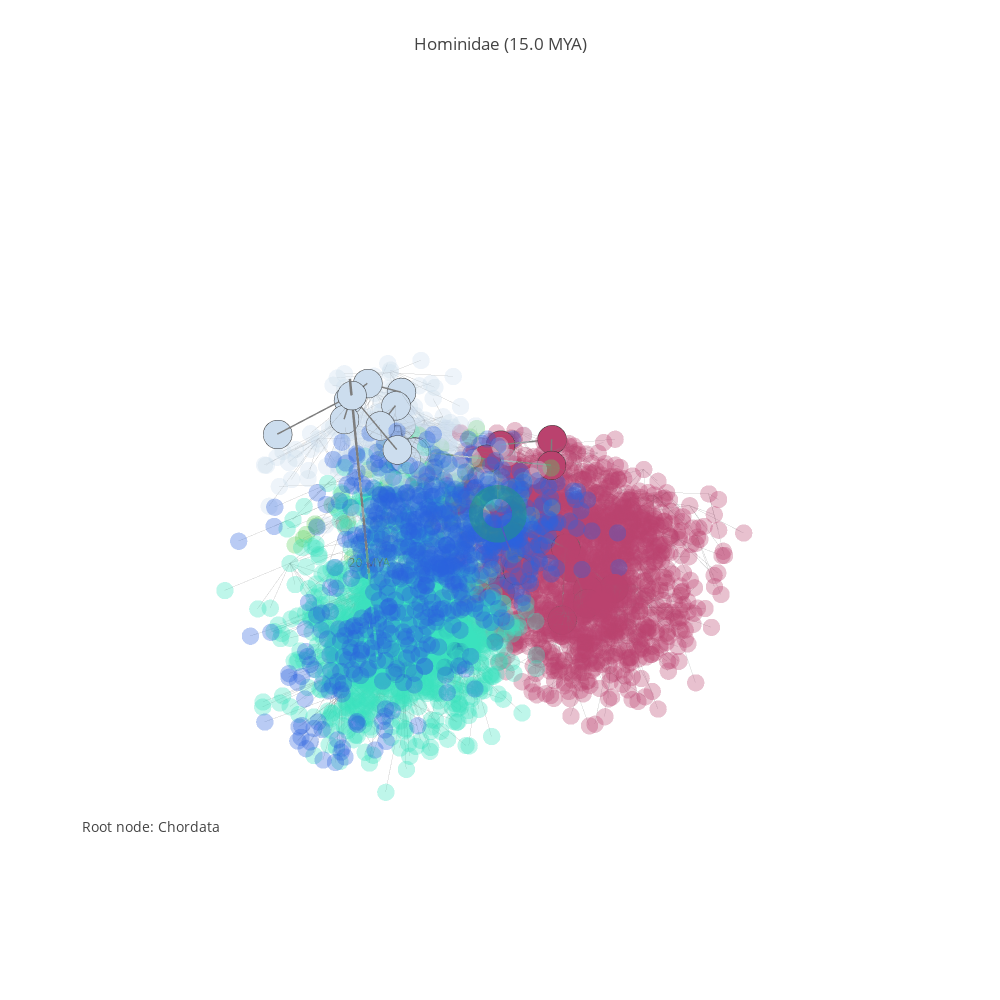

Notebook cell for this chart:
### Code cell
#focus_node = 16024 # whales
#focus_node = 16293 # Catarrhini
focus_node = 16299 # Hominidae
#pgp.refocus(16956)
pgp.refocus(focus_node)

### Figure 1 — Plotly figure (JSON) as saved in the notebook; plotly's stock layout.template omitted (floating-point values rounded to 4 significant figures; data arrays with more than 128 entries replaced by an {"elided": "..."} marker saying what was removed)
{"data": [{"hoverinfo": "none", "line": {"color": "rgb(125,125,125)", "width": 5}, "mode": "lines", "type": "scatter3d", "uid": "f128fc66-ec29-11e8-81a9-f45c89a09993", "x": [-0.7942, -0.7942, null], "y": [0.9184, 0.9184, null], "z": [6.508, 0.8307, null]}, {"mode": "text", "text": ["1 MYA", "5 MYA", "20 MYA", "50 MYA", "150 MYA"], "type": "scatter3d", "uid": "f12a0da4-ec29-11e8-a8f8-f45c89a09993", "x": [-0.7942, -0.7942, -0.7942], "y": [0.9184, 0.9184, 0.9184], "z": [0.6931, 1.792, 3.045, 3.932, 5.017]}, {"hoverinfo": "none", "line": {"color": "rgb(125,125,125)", "width": 1}, "mode": "lines", "opacity": 0.33, "type": "scatter3d", "uid": "f12a10b0-ec29-11e8-9e74-f45c89a09993", "x": {"elided": "12141 float values"}, "y": {"elided": "12141 float values"}, "z": {"elided": "12141 float values"}}, {"hoverinfo": "text", "marker": {"color": {"elided": "4047 str values"}, "colorscale": "Viridis", "opacity": 0.33, "size": 6, "symbol": "circle"}, "mode": "markers", "name": "actors", "text": {"elided": "4047 str values"}, "textfont": {"color": "#ff7f0e", "family": "sans serif", "size": 18}, "type": "scatter3d", "uid": "f12a122c-ec29-11e8-aa57-f45c89a09993", "x": {"elided": "4047 float values"}, "y": {"elided": "4047 float values"}, "z": {"elided": "4047 float values"}}, {"hoverinfo": "none", "line": {"color": "rgb(125,125,125)", "width": 3}, "mode": "lines", "opacity": 1, "type": "scatter3d", "uid": "f12a1376-ec29-11e8-905f-f45c89a09993", "x": [-0.7942, -0.7942, null, -0.09117, -0.7942, null, -1.015, -0.7942, null, -1.407, -0.7942, null, -1.017, -0.7942, null, -1.164, -0.7942, null, -2.127, -1.164, null, -1.984, -2.127, null, -1.602, -1.984, null, -2.549, -1.602, null, -2.102, -2.549, null, -2.501, -2.102, null, -2.703, -2.501, null, -3.531, -2.703, null, -4.349, -3.531, null, -5.166, -4.349, null, -4.568, -5.166, null, -3.692, -4.568, null, -3.988, -3.692, null, -4.657, -3.988, null, -3.245, -3.988, null, -4.36, -3.692, null, -4.374, -4.36, null, -4.832, -4.36, null, -3.611, -3.692, null, -4.316, -3.692, null, -4.427, -3.692, null, -5.017, -4.427, null, -4.639, -4.427, null, -4.091, -4.427, null, -3.464, -4.427, null, -4.729, -4.427, null, -3.37, -3.692, null, -2.485, -3.37, null, -2.915, -3.37, null], "y": [0.9184, 0.9184, null, 0.03366, 0.9184, null, 0.3667, 0.9184, null, -0.04487, 0.9184, null, 1.542, 0.9184, null, 0.8001, 0.9184, null, 0.3212, 0.8001, null, 0.3497, 0.3212, null, 0.4254, 0.3497, null, -0.2789, 0.4254, null, 0.3589, -0.2789, null, 0.0808, 0.3589, null, -0.1075, 0.0808, null, 0.6936, -0.1075, null, 1.431, 0.6936, null, 0.6996, 1.431, null, -0.001079, 0.6996, null, 0.798, -0.001079, null, 0.643, 0.798, null, -0.2976, 0.643, null, 1.308, 0.643, null, 1.566, 0.798, null, 2.356, 1.566, null, 0.9197, 1.566, null, 1.351, 0.798, null, 0.5056, 0.798, null, 1.768, 0.798, null, 0.8069, 1.768, null, 1.752, 1.768, null, 2.597, 1.768, null, 2.575, 1.768, null, 2.659, 1.768, null, 1.611, 0.798, null, 0.9649, 1.611, null, 1.058, 1.611, null], "z": [6.258, 6.258, null, 5.566, 6.258, null, 5.566, 6.258, null, 5.566, 6.258, null, 5.566, 6.258, null, 6.257, 6.258, null, 5.565, 6.257, null, 5.404, 5.565, null, 5.242, 5.404, null, 4.554, 5.242, null, 4.393, 4.554, null, 4.233, 4.393, null, 4.072, 4.233, null, 3.912, 4.072, null, 3.752, 3.912, null, 3.595, 3.752, null, 3.437, 3.595, null, 2.773, 3.437, null, 2.14, 2.773, null, 1.569, 2.14, null, 1.569, 2.14, null, 2.14, 2.773, null, 1.569, 2.14, null, 1.569, 2.14, null, 1.946, 2.773, null, 2.14, 2.773, null, 2.14, 2.773, null, 1.569, 2.14, null, 1.569, 2.14, null, 1.569, 2.14, null, 1.569, 2.14, null, 1.569, 2.14, null, 2.14, 2.773, null, 1.569, 2.14, null, 1.569, 2.14, null]}, {"hoverinfo": "text", "marker": {"color": ["#ccddee", "#ccddee", "#ccddee", "#ccddee", "#ccddee", "#ccddee", "#ccddee", "#ccddee", "#ccddee", "#ccddee", "#ccddee", "#ccddee", "#ccddee", "#ba426e", "#ba426e", "#ba426e", "#ba426e", "#ba426e", "#ba426e", "#ba426e", "#ba426e", "#ba426e", "#ba426e", "#ba426e", "#ba426e", "#ba426e", "#ba426e", "#ba426e", "#ba426e", "#ba426e", "#ba426e", "#ba426e", "#ba426e", "#ba426e", "#ba426e"], "colorscale": "Viridis", "line": {"color": "rgb(50,50,50)", "width": 0.5}, "size": 10, "symbol": "circle"}, "mode": "markers", "name": "actors", "text": ["<a href=\"https://en.wikipedia.org/wiki/Chordata\">Chordata -- 2499 (521.0 MYA)</a>", "<a href=\"https://en.wikipedia.org/wiki/Calcichordata\">Calcichordata -- 14819 (260.5 MYA)</a>", "<a href=\"https://en.wikipedia.org/wiki/Urochordata\">Urochordata -- 14821 (260.5 MYA)</a>", "<a href=\"https://en.wikipedia.org/wiki/Cephalochordata\">Cephalochordata -- 14824 (260.5 MYA)</a>", "<a href=\"https://en.wikipedia.org/wiki/Yunnanozoon\">Yunnanozoon -- 14825 (260.5 MYA)</a>", "<a href=\"https://en.wikipedia.org/wiki/Craniata\">Craniata -- 14826 (520.5 MYA)</a>", "<a href=\"https://en.wikipedia.org/wiki/Vertebrata\">Vertebrata -- 14829 (260.2 MYA)</a>", "<a href=\"https://en.wikipedia.org/wiki/Gnathostomata\">Gnathostomata -- 14843 (221.2 MYA)</a>", "<a href=\"https://en.wikipedia.org/wiki/Sarcopterygii\">Sarcopterygii -- 14922 (188.0 MYA)</a>", "<a href=\"https://en.wikipedia.org/wiki/Terrestrial Vertebrates\">Terrestrial Vertebrates -- 14952 (94.0 MYA)</a>", "<a href=\"https://en.wikipedia.org/wiki/Amniota\">Amniota -- 14990 (79.9 MYA)</a>", "<a href=\"https://en.wikipedia.org/wiki/Synapsida\">Synapsida -- 14845 (67.9 MYA)</a>", "<a href=\"https://en.wikipedia.org/wiki/Therapsida\">Therapsida -- 14973 (57.7 MYA)</a>", "<a href=\"https://en.wikipedia.org/wiki/Mammalia\">Mammalia -- 15040 (49.0 MYA)</a>", "<a href=\"https://en.wikipedia.org/wiki/Eutheria\">Eutheria -- 15997 (41.6 MYA)</a>", "<a href=\"https://en.wikipedia.org/wiki/Primates\">Primates -- 15963 (35.4 MYA)</a>", "<a href=\"https://en.wikipedia.org/wiki/Catarrhini\">Catarrhini -- 16293 (30.1 MYA)</a>", "<a href=\"https://en.wikipedia.org/wiki/Hominidae\">Hominidae -- 16299 (15.0 MYA)</a>", "<a href=\"https://en.wikipedia.org/wiki/Pongo\">Pongo -- 16410 (7.5 MYA)</a>", "<a href=\"https://en.wikipedia.org/wiki/Pongo abelii\">Pongo abelii -- 65353 (3.8 MYA)</a>", "<a href=\"https://en.wikipedia.org/wiki/Pongo pygmaeus\">Pongo pygmaeus -- 65354 (3.8 MYA)</a>", "<a href=\"https://en.wikipedia.org/wiki/Pan\">Pan -- 16413 (7.5 MYA)</a>", "<a href=\"https://en.wikipedia.org/wiki/Pan paniscus\">Pan paniscus -- 26564 (3.8 MYA)</a>", "<a href=\"https://en.wikipedia.org/wiki/Pan troglodytes\">Pan troglodytes -- 26565 (3.8 MYA)</a>", "<a href=\"https://en.wikipedia.org/wiki/Ardipithecus\">Ardipithecus -- 16415 (6.0 MYA)</a>", "<a href=\"https://en.wikipedia.org/wiki/Australopithecus\">Australopithecus -- 16417 (7.5 MYA)</a>", "<a href=\"https://en.wikipedia.org/wiki/Homo\">Homo -- 16418 (7.5 MYA)</a>", "<a href=\"https://en.wikipedia.org/wiki/Homo sapiens\">Homo sapiens -- 16421 (3.8 MYA)</a>", "<a href=\"https://en.wikipedia.org/wiki/Homo erectus\">Homo erectus -- 16422 (3.8 MYA)</a>", "<a href=\"https://en.wikipedia.org/wiki/Homo ergaster\">Homo ergaster -- 16423 (3.8 MYA)</a>", "<a href=\"https://en.wikipedia.org/wiki/Homo rudolfensis\">Homo rudolfensis -- 16424 (3.8 MYA)</a>", "<a href=\"https://en.wikipedia.org/wiki/Homo habilis\">Homo habilis -- 16425 (3.8 MYA)</a>", "<a href=\"https://en.wikipedia.org/wiki/Gorilla\">Gorilla -- 16419 (7.5 MYA)</a>", "<a href=\"https://en.wikipedia.org/wiki/Gorilla beringei\">Gorilla beringei -- 65355 (3.8 MYA)</a>", "<a href=\"https://en.wikipedia.org/wiki/Gorilla gorilla\">Gorilla gorilla -- 65356 (3.8 MYA)</a>"], "type": "scatter3d", "uid": "f12a14c0-ec29-11e8-971a-f45c89a09993", "x": [-0.7942, -0.09117, -1.015, -1.407, -1.017, -1.164, -2.127, -1.984, -1.602, -2.549, -2.102, -2.501, -2.703, -3.531, -4.349, -5.166, -4.568, -3.692, -3.988, -4.657, -3.245, -4.36, -4.374, -4.832, -3.611, -4.316, -4.427, -5.017, -4.639, -4.091, -3.464, -4.729, -3.37, -2.485, -2.915], "y": [0.9184, 0.03366, 0.3667, -0.04487, 1.542, 0.8001, 0.3212, 0.3497, 0.4254, -0.2789, 0.3589, 0.0808, -0.1075, 0.6936, 1.431, 0.6996, -0.001079, 0.798, 0.643, -0.2976, 1.308, 1.566, 2.356, 0.9197, 1.351, 0.5056, 1.768, 0.8069, 1.752, 2.597, 2.575, 2.659, 1.611, 0.9649, 1.058], "z": [6.258, 5.566, 5.566, 5.566, 5.566, 6.257, 5.565, 5.404, 5.242, 4.554, 4.393, 4.233, 4.072, 3.912, 3.752, 3.595, 3.437, 2.773, 2.14, 1.569, 1.569, 2.14, 1.569, 1.569, 1.946, 2.14, 2.14, 1.569, 1.569, 1.569, 1.569, 1.569, 2.14, 1.569, 1.569]}, {"hoverinfo": "text", "marker": {"color": [1], "colorscale": "Viridis", "opacity": 0.6, "size": 20, "symbol": "circle"}, "mode": "markers", "name": "actors", "text": ["<a href=\"https://en.wikipedia.org/wiki/Chordata\">Chordata -- 2499 (521.0 MYA)</a>", "<a href=\"https://en.wikipedia.org/wiki/Calcichordata\">Calcichordata -- 14819 (260.5 MYA)</a>", "<a href=\"https://en.wikipedia.org/wiki/Urochordata\">Urochordata -- 14821 (260.5 MYA)</a>", "<a href=\"https://en.wikipedia.org/wiki/Cephalochordata\">Cephalochordata -- 14824 (260.5 MYA)</a>", "<a href=\"https://en.wikipedia.org/wiki/Yunnanozoon\">Yunnanozoon -- 14825 (260.5 MYA)</a>", "<a href=\"https://en.wikipedia.org/wiki/Craniata\">Craniata -- 14826 (520.5 MYA)</a>", "<a href=\"https://en.wikipedia.org/wiki/Vertebrata\">Vertebrata -- 14829 (260.2 MYA)</a>", "<a href=\"https://en.wikipedia.org/wiki/Gnathostomata\">Gnathostomata -- 14843 (221.2 MYA)</a>", "<a href=\"https://en.wikipedia.org/wiki/Sarcopterygii\">Sarcopterygii -- 14922 (188.0 MYA)</a>", "<a href=\"https://en.wikipedia.org/wiki/Terrestrial Vertebrates\">Terrestrial Vertebrates -- 14952 (94.0 MYA)</a>", "<a href=\"https://en.wikipedia.org/wiki/Amniota\">Amniota -- 14990 (79.9 MYA)</a>", "<a href=\"https://en.wikipedia.org/wiki/Synapsida\">Synapsida -- 14845 (67.9 MYA)</a>", "<a href=\"https://en.wikipedia.org/wiki/Therapsida\">Therapsida -- 14973 (57.7 MYA)</a>", "<a href=\"https://en.wikipedia.org/wiki/Mammalia\">Mammalia -- 15040 (49.0 MYA)</a>", "<a href=\"https://en.wikipedia.org/wiki/Eutheria\">Eutheria -- 15997 (41.6 MYA)</a>", "<a href=\"https://en.wikipedia.org/wiki/Primates\">Primates -- 15963 (35.4 MYA)</a>", "<a href=\"https://en.wikipedia.org/wiki/Catarrhini\">Catarrhini -- 16293 (30.1 MYA)</a>", "<a href=\"https://en.wikipedia.org/wiki/Hominidae\">Hominidae -- 16299 (15.0 MYA)</a>", "<a href=\"https://en.wikipedia.org/wiki/Pongo\">Pongo -- 16410 (7.5 MYA)</a>", "<a href=\"https://en.wikipedia.org/wiki/Pongo abelii\">Pongo abelii -- 65353 (3.8 MYA)</a>", "<a href=\"https://en.wikipedia.org/wiki/Pongo pygmaeus\">Pongo pygmaeus -- 65354 (3.8 MYA)</a>", "<a href=\"https://en.wikipedia.org/wiki/Pan\">Pan -- 16413 (7.5 MYA)</a>", "<a href=\"https://en.wikipedia.org/wiki/Pan paniscus\">Pan paniscus -- 26564 (3.8 MYA)</a>", "<a href=\"https://en.wikipedia.org/wiki/Pan troglodytes\">Pan troglodytes -- 26565 (3.8 MYA)</a>", "<a href=\"https://en.wikipedia.org/wiki/Ardipithecus\">Ardipithecus -- 16415 (6.0 MYA)</a>", "<a href=\"https://en.wikipedia.org/wiki/Australopithecus\">Australopithecus -- 16417 (7.5 MYA)</a>", "<a href=\"https://en.wikipedia.org/wiki/Homo\">Homo -- 16418 (7.5 MYA)</a>", "<a href=\"https://en.wikipedia.org/wiki/Homo sapiens\">Homo sapiens -- 16421 (3.8 MYA)</a>", "<a href=\"https://en.wikipedia.org/wiki/Homo erectus\">Homo erectus -- 16422 (3.8 MYA)</a>", "<a href=\"https://en.wikipedia.org/wiki/Homo ergaster\">Homo ergaster -- 16423 (3.8 MYA)</a>", "<a href=\"https://en.wikipedia.org/wiki/Homo rudolfensis\">Homo rudolfensis -- 16424 (3.8 MYA)</a>", "<a href=\"https://en.wikipedia.org/wiki/Homo habilis\">Homo habilis -- 16425 (3.8 MYA)</a>", "<a href=\"https://en.wikipedia.org/wiki/Gorilla\">Gorilla -- 16419 (7.5 MYA)</a>", "<a href=\"https://en.wikipedia.org/wiki/Gorilla beringei\">Gorilla beringei -- 65355 (3.8 MYA)</a>", "<a href=\"https://en.wikipedia.org/wiki/Gorilla gorilla\">Gorilla gorilla -- 65356 (3.8 MYA)</a>"], "type": "scatter3d", "uid": "f12a15e2-ec29-11e8-b5fe-f45c89a09993", "x": [-3.692], "y": [0.798], "z": [2.773]}], "layout": {"annotations": [{"font": {"size": 14}, "showarrow": false, "text": "Root node: Chordata", "x": 0, "xanchor": "left", "xref": "paper", "y": 0.1, "yanchor": "bottom", "yref": "paper"}], "height": 1000, "hovermode": "closest", "margin": {"t": 100}, "scene": {"xaxis": {"showbackground": false, "showgrid": false, "showline": false, "showticklabels": false, "title": "", "zeroline": false}, "yaxis": {"showbackground": false, "showgrid": false, "showline": false, "showticklabels": false, "title": "", "zeroline": false}, "zaxis": {"showbackground": false, "showgrid": false, "showline": false, "showticklabels": false, "title": "", "zeroline": false}}, "showlegend": false, "title": "<a href=\"https://en.wikipedia.org/wiki/Hominidae\">Hominidae</a> (15.0 MYA)", "width": 1000}}
